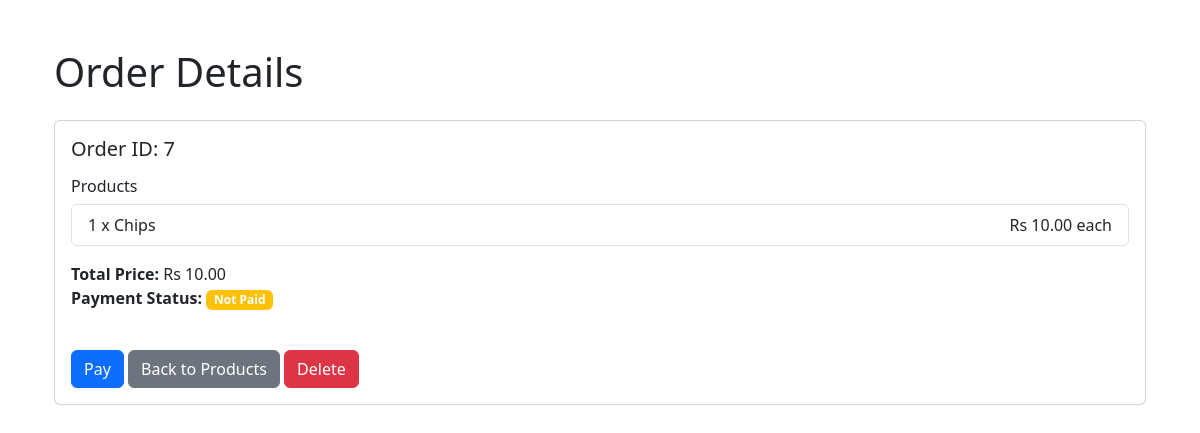
The page /order/7/ on the database its author committed.
### store/models.py (models this page shows, shortened)
class Order(models.Model):
    created_at = models.DateTimeField(auto_now_add=True)
    transaction_id = models.CharField(max_length=20, null=True)
    paid = models.BooleanField(default=False)
    def total_price(self):
        return sum(item.product.price * item.quantity for item in self.items.all())

class OrderItem(models.Model):
    order = models.ForeignKey(Order, related_name='items', on_delete=models.CASCADE)
    product = models.ForeignKey(Product, on_delete=models.CASCADE)
    quantity = models.PositiveIntegerField()

class Product(models.Model):
    name = models.CharField(max_length=100)
    price = models.DecimalField(max_digits=10, decimal_places=2)
    image = models.ImageField(upload_to='images/', blank=True, null=True)

### store/views.py (the view)
# urls.py: path('order/<int:order_id>/', views.order_detail, name='order_detail'),
def order_detail(request, order_id):
    order = Order.objects.get(id=order_id)
    return render(request, 'store/order_detail.html', {'order': order})

### store/templates/store/order_detail.html (shortened to what this page needs)
{% extends 'store/base.html' %}
{% block content %}
<div class="container mt-5">
    <h1 class="mb-4">Order Details</h1>
    <div class="card">
        <div class="card-body">
            <h5 class="card-title">Order ID: {{ order.id }}</h5>
            <h6 class="mt-3">Products</h6>
            <ul class="list-group">
                {% for item in order.items.all %}
                <li class="list-group-item d-flex justify-content-between align-items-center">
                    {{ item.quantity }} x {{ item.product.name }}
                    <span>Rs {{ item.product.price }} each</span>
                </li>
                {% endfor %}
            </ul>
            <div class="mt-3">
                <strong>Total Price:</strong> Rs {{ order.total_price }}
            </div>
            <p><strong>Payment Status:</strong>
                <span class="badge {% if order.paid %}bg-success{% else %}bg-warning{% endif %}">
                    {% if order.paid %}Paid{% else %}Not Paid{% endif %}
                </span>
            </p>
            <a href="{% url 'payment' order_id=order.id %}" class="btn btn-primary mt-4">Pay</a>
            <a href="{% url 'product_list' %}" class="btn btn-secondary mt-4">Back to Products</a>
            <form method="post" action="{% url 'delete_order' order.id %}" class="d-inline">
                <button type="submit" class="btn btn-danger mt-4" onclick="return confirm('Are you sure you want to delete this order?');">Delete</button>
            </form>
        </div>
    </div>
</div>
{% endblock %}

### rows shown on the page
Order: id "7", total_price "10.00"
OrderItem: quantity "1", product.name "Chips", product.price "10.00"
